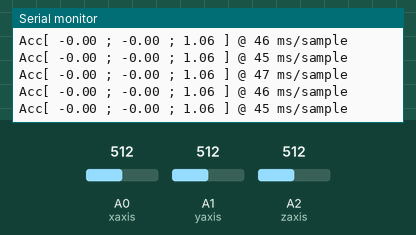
The sketch below on a simulated Arduino Uno, built with avr-gcc and run on an emulated ATmega328P. On the bench: the last lines printed to the serial monitor. Inputs (shaded band) come from the test bench; at power-on: A0 (xaxis) = 512, A1 (yaxis) = 512, A2 (zaxis) = 512.

Above: at 4.2 s.
4.3 s: A0 (xaxis) set to 524
At 4.33 s:
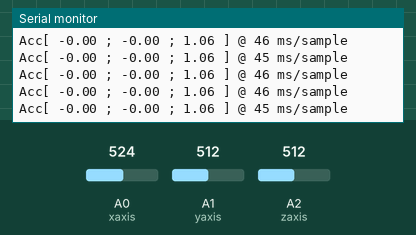
7.3 s: A1 (yaxis) set to 524
At 7.33 s:
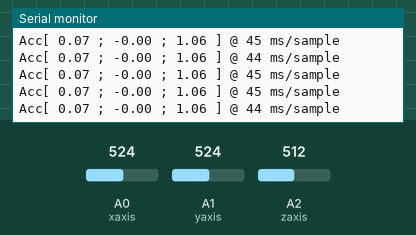
10.3 s: A2 (zaxis) set to 351
At 10.3 s:
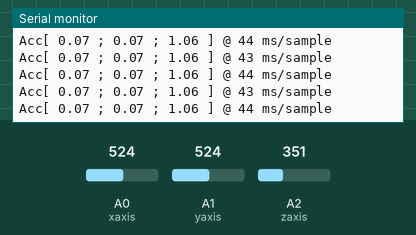
13.3 s: A2 (zaxis) set to 324
At 13.31 s:
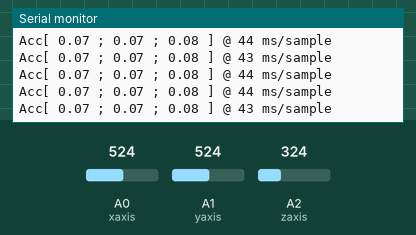
Timing chart, 0 to 16.3 s (numbered marks = the images above; inputs shaded):
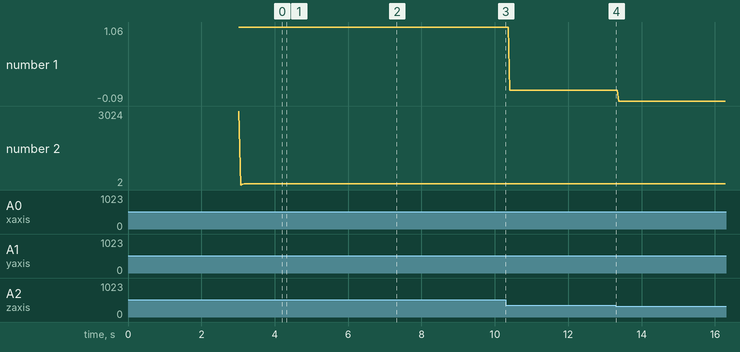

The sketch:

AccelPart1.ino
```cpp
const float RESOLUTION=800; // Resolution 1.5g -> 800mV/g
const float VOLTAGE=3.3;
const float ZOUT_1G = 850;   // mv Voltage @ 1G
const int N  = 50;        // Número de lecturas para calcular el error

// Connect the X,Y and Z pin to A0,A1 and A2 respectively
const int xaxis = 0;
const int yaxis = 1;
const int zaxis = 2;

float zeroX,zeroY,zeroZ;
int x,y,z;
float aax,aay,aaz;

// Acc Timers
unsigned long accTimer;
unsigned long lastAccTimer;

byte mode;

#define DEBUG

float zeroPoint(int axis)
{
 float acc = 0;
 for (int j=0;j<N;j++)
 {

   acc = acc + (((float) analogRead(axis)*5000)/1023.0);
   delay(20);
 }
 return acc/N;
}

void setup()
{
 Serial.begin(9600);
 pinMode(xaxis,INPUT);
 pinMode(yaxis,INPUT);
 pinMode(zaxis,INPUT);

 zeroX =  zeroPoint(xaxis);
 zeroY =  zeroPoint(yaxis);
 zeroZ =  zeroPoint(zaxis);
 zeroZ = zeroZ - ZOUT_1G;
}

void loop()
{
 accRoutine();
 serialRoutine();
}

void serialRoutine()
{
 if (Serial.available()>1)
 {
  mode = Serial.read();
  if (mode == 82)
  {
     #ifdef DEBUG
     Serial.print("Acc[ ");
     Serial.print(aax);
     Serial.print(" ; ");
     Serial.print(aay);
     Serial.print(" ; ");
     Serial.print(aaz);
     Serial.print(" ]");
     Serial.print(" @ ");
     Serial.print(accTimer);
     Serial.print(" ms/sample");
     Serial.println();
    #endif
  }
  if(mode == 16)
  {
    Serial.write(17);
  }
  if (mode == 18)
  {
    Serial.write(19);
  }
 }
}

void accRoutine()
{
   x=analogRead(xaxis);
   y=analogRead(yaxis);
   z=analogRead(zaxis);

   aax = (((x*5000.0)/1023.0)-zeroX)/RESOLUTION;
   aay = (((y*5000.0)/1023.0)-zeroY)/RESOLUTION;
   aaz = (((z*5000.0)/1023.0)-zeroZ)/RESOLUTION;

   // computes sample time
   accTimer = millis() - lastAccTimer;
   // updates last reading timer
   lastAccTimer = millis();

    #ifdef DEBUG
     Serial.print("Acc[ ");
     Serial.print(aax);
     Serial.print(" ; ");
     Serial.print(aay);
     Serial.print(" ; ");
     Serial.print(aaz);
     Serial.print(" ]");
     Serial.print(" @ ");
     Serial.print(accTimer);
     Serial.print(" ms/sample");
     Serial.println();
    #endif
}
```

Measured:
- plotted number 1: 1.06 → 0.08 after the input at 10.3 s, 0.08 → -0.09 after the input at 13.3 s
